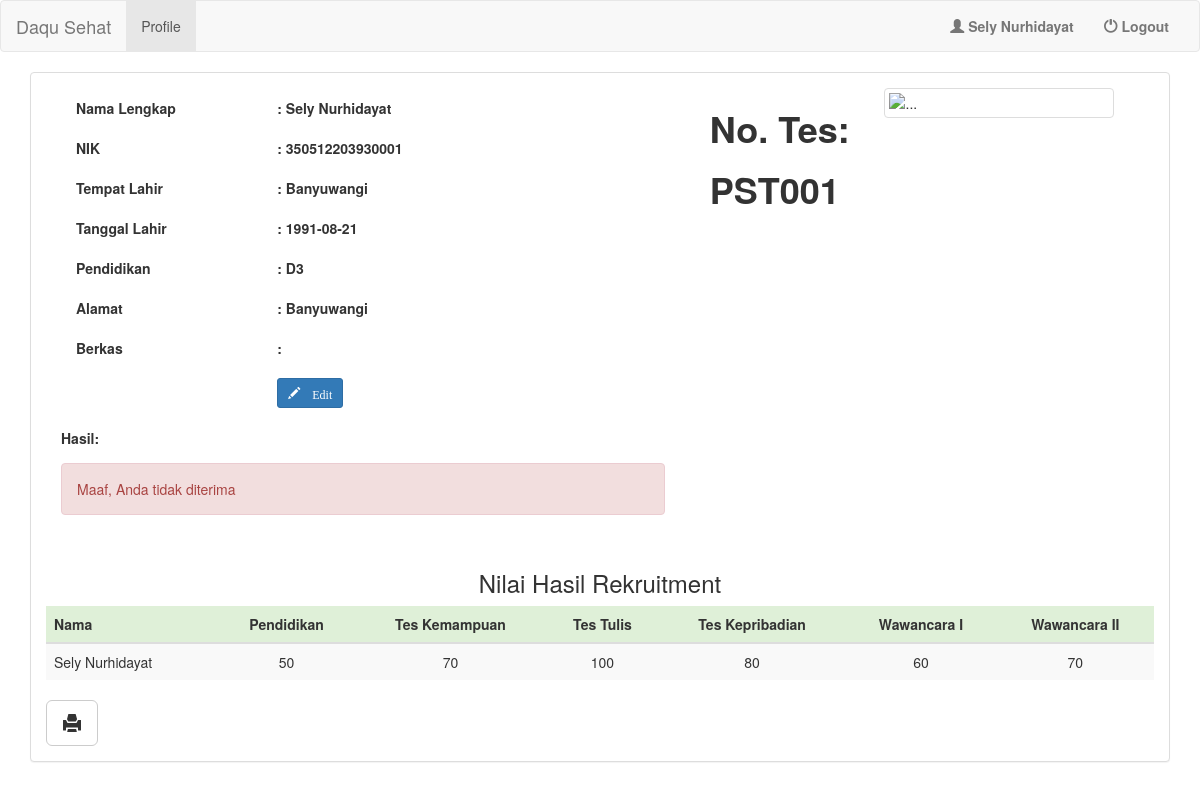
/peserta_seleksi.php (signed in), run on the app's committed database.
### tables this page shows
CREATE TABLE `peserta` (
  `NIK` varchar(100) NOT NULL,
  `nama_lengkap` varchar(100) NOT NULL,
  `no_tes` varchar(100) NOT NULL,
  `tmp_lahir` varchar(100) NOT NULL,
  `tgl_lahir` date NOT NULL,
  `jk` varchar(100) NOT NULL,
  `alamat` varchar(100) NOT NULL,
  `pendidikan` varchar(100) NOT NULL,
  `foto` varchar(200) NOT NULL,
  `berkas` varchar(1000) NOT NULL
);

CREATE TABLE `data_peserta` (
  `id_data` int(10) NOT NULL,
  `NIK` varchar(100) NOT NULL,
  `nama` varchar(100) NOT NULL,
  `pend` int(10) NOT NULL,
  `t_kemampuan` int(10) NOT NULL,
  `t_tulis` int(10) NOT NULL,
  `t_pribadi` int(10) NOT NULL,
  `wawancara1` int(10) NOT NULL,
  `wawancara2` int(10) NOT NULL
);

### peserta_seleksi.php (the view, shortened to what this page needs)
<?php
	if ($_SESSION['username'] != null && $_SESSION['password'] != null) {
		if ($_SESSION['level'] == 1) {
			header('location:dashboard.php');
		}
		else {
?>
<!DOCTYPE html>
<html>
<head>
	<link rel="stylesheet" type="text/css" href="css/bootstrap.min.css">
	<link rel="stylesheet" type="text/css" href="plugins/datatables/media/css/dataTables.bootstrap.min.css">
</head>
<body>
	<nav class="navbar navbar-default">
	  <div class="container-fluid">
	    <div class="navbar-header">
	      <a class="navbar-brand" href="#">Daqu Sehat</a>
	    </div>
	    <div class="collapse navbar-collapse" id="bs-example-navbar-collapse-1">
	      <ul class="nav navbar-nav">
	        <li class="active"><a href="#">Profile <span class="sr-only">(current)</span></a></li>
	      </ul>
	      <ul class="nav navbar-nav navbar-right">
	        <li><a href="#"><span class="glyphicon glyphicon-user"></span> <strong><?php echo "".$_SESSION['nama']; ?></strong></a></li>
	        <li><a href="logout.php"><span class="glyphicon glyphicon-off"></span> <strong>Logout</strong></a></li>
	      </ul>
	    </div>
	  </div>
	</nav>
	<div class="container">
		<div class="panel panel-default">
			<div class="panel-body">
				<div class="row">
				  	<?php
						$qry = "SELECT * FROM peserta WHERE NIK = '".$_SESSION['NIK']."'";
				  		$select = mysql_query($qry);
				  		$view = mysql_fetch_array($select);
						$qry = "select * from info";
						$qry2 = mysql_query($qry);
						$data = mysql_fetch_array($qry2);
						$pengumuman = $data['pengumuman_hasil'];
						$tgl_tutup = strtotime($data['pengumuman_hasil']);
						$hari_ini = strtotime(date('Y-m-d'));
						$jml = (($hari_ini - $tgl_tutup)/86400);
						if($jml<0) $css = "align='right' style='margin-right:60px'";
						else $css = "";
				  		echo "<img src='images/$view[foto]'  width='230' alt='...'' class='img-thumbnail' $css>
				  		<div class='col-md-7' style='margin-top:10px;'>";
								echo "<div class='form-group col-sm-12'>
								<label class='col-sm-4 control-label'>Nama Lengkap</label>
								<label class='col-sm-8 control-label'>: $view[nama_lengkap]</label>
							</div>
							<div class='form-group col-sm-12'>
								<label class='col-sm-4 control-label'>NIK</label>
								<label class='col-sm-8 control-label'>: $view[NIK]</label>
							</div>
							<div class='form-group col-sm-12'>
								<label class='col-sm-4 control-label'>Tempat Lahir</label>
								<label class='col-sm-8 control-label'>: $view[tmp_lahir]</label>
							</div>
							<div class='form-group col-sm-12'>
								<label class='col-sm-4 control-label'>Tanggal Lahir</label>
								<label class='col-sm-8 control-label'>: $view[tgl_lahir]</label>
							</div>
							<div class='form-group col-sm-12'>
								<label class='col-sm-4 control-label'>Pendidikan</label>
								<label class='col-sm-8 control-label'>: $view[pendidikan]</label>
							</div>
							<div class='form-group col-sm-12'>
								<label class='col-sm-4 control-label'>Alamat</label>
								<label class='col-sm-8 control-label'>: $view[alamat] </label>
							</div>
							<div class='form-group col-sm-12'>
								<label class='col-sm-4 control-label'>Berkas</label>
								<label class='col-sm-8 control-label'>: <td style='text-align: center;'><a href='pdf.php?file=$view[berkas]' target='blank' >$view[berkas]</a></td></label>
							</div>
							<div class='form-group col-sm-12'>
								<label class='col-sm-4 control-label'></label>
								<label class='col-sm-8 control-label'><td style='text-align: center;'><a role='button' class='btn btn-primary btn-sm' data-toggle='modal' data-target='#$view[NIK]'><span class='glyphicon glyphicon-pencil'> Edit</span></a></label>
							</div>";
							?>
							<?php
							if($jml >= 0){
								?>
							<div class='form-group col-sm-12'>
								<div><strong>Hasil:</strong></div>
							</div>
							<div class='form-group col-sm-12'>
								<?php
									$qryR = "SELECT * FROM `tbl_rangking` where NIK = ".$view['NIK'];
									$qry2 = mysql_query($qryR);
									$data = mysql_fetch_array($qry2);
									if($data['status'] == 'diterima'){
								?>
										<div class='alert alert-success'>Selamat, Anda diterima</div>
								<?php
									}
									else{
								?>
										<div class='alert alert-danger'>Maaf, Anda tidak diterima</div>
								<?php
									}
								?>
							</div>
						</div>
				  	<div class='col-md-2'>
				  		<h1><strong>No. Tes:</strong></h1>
						<h1><strong><?php echo $view['no_tes']; ?></strong></h1>
				  	</div>
				</div>
				<div class="table-responsive">
					<h3 style="text-align: center;"> Nilai Hasil Rekruitment</h3>
					<table class="table table-striped table-hover">
						<thead>
							<tr class="success">
								<th>Nama</th>
								<th style='text-align: center;'>Pendidikan</th>
								<th style='text-align: center;'>Tes Kemampuan</th>
								<th style='text-align: center;'>Tes Tulis</th>
								<th style='text-align: center;'>Tes Kepribadian</th>
								<th style='text-align: center;'>Wawancara I</th>
								<th style='text-align: center;'>Wawancara II</th>
							</tr>
						</thead>
						<tbody>
						<?php  include "config/connect.php";
							$table = mysql_query("SELECT * FROM data_peserta WHERE nama = '$_SESSION[nama]'");
							while ($view = mysql_fetch_array($table)) {
							echo "<tr>
									<td>$view[nama]</td>
									<td style='text-align: center;'>$view[pend]</td>
									<td style='text-align: center;'>$view[t_kemampuan]</td>
									<td style='text-align: center;'>$view[t_tulis]</td>
									<td style='text-align: center;'>$view[t_pribadi]</td>
									<td style='text-align: center;'>$view[wawancara1]</td>
									<td style='text-align: center;'>$view[wawancara2]</td>
									</tr>";
							}
						?>
						</tbody>
					</table>
				</div>
				<button type="button" class="btn btn-lg btn-default" onclick="print_d()"><span class="glyphicon glyphicon-print"></span></button>
				<?php
					}
					else{
						$date=date_create($pengumuman);
						$tgl = date_format($date,"d-M-Y");
						echo "<div class='form-group col-sm-12'><div class='alert alert-info'>Hasil seleksi akan diumumkan pada ".$tgl."</div></div>";
					}
				?>
			</div>
		</div>
	</div>
</body>
</html>
<?php
		}
	}
	else {
		header('location:index.php');
	}
?>

### data on the page
peserta: nama_lengkap "Sely Nurhidayat", NIK "350512203930001", tmp_lahir "Banyuwangi", tgl_lahir "1991-08-21", pendidikan "D3", alamat "Banyuwangi", no_tes "PST001"
data_peserta: nama "Sely Nurhidayat", pend "50", t_kemampuan "70", t_tulis "100", t_pribadi "80", wawancara1 "60", wawancara2 "70"

### other printed values
$_SESSION['nama'] "Sely Nurhidayat"
